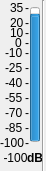
   <widget class="QWidget" name="widget" native="true">
    <property name="geometry">
     <rect>
      <x>20</x>
      <y>30</y>
      <width>46</width>
      <height>171</height>
     </rect>
    </property>
    <widget class="OIDProgressBar" name="progressBar1">
     <property name="geometry">
      <rect>
       <x>30</x>
       <y>7</y>
       <width>10</width>
       <height>135</height>
      </rect>
     </property>
     <property name="contextMenuPolicy">
      <enum>Qt::DefaultContextMenu</enum>
     </property>
     <property name="toolTip">
      <string>Local Input 1 Meter</string>
     </property>
     <property name="statusTip">
      <string/>
     </property>
     <property name="whatsThis">
      <string/>
     </property>
     <property name="autoFillBackground">
      <bool>false</bool>
     </property>
     <property name="minimum">
      <number>-100</number>
     </property>
     <property name="maximum">
      <number>35</number>
     </property>
     <property name="value">
      <number>24</number>
     </property>
     <property name="textVisible">
      <bool>true</bool>
     </property>
     <property name="orientation">
      <enum>Qt::Vertical</enum>
     </property>
     <property name="invertedAppearance">
      <bool>false</bool>
     </property>
     <property name="format">
      <string>%p%</string>
     </property>
    </widget>
    <widget class="QLabel" name="m0">
     <property name="geometry">
      <rect>
       <x>25</x>
       <y>0</y>
       <width>16</width>
       <height>16</height>
      </rect>
     </property>
     <property name="text">
      <string>-</string>
     </property>
    </widget>
    <widget class="QLabel" name="t35">
     <property name="geometry">
      <rect>
       <x>10</x>
       <y>0</y>
       <width>16</width>
       <height>16</height>
      </rect>
     </property>
     <property name="text">
      <string>35</string>
     </property>
    </widget>
    <widget class="QLabel" name="tn100">
     <property name="geometry">
      <rect>
       <x>0</x>
       <y>135</y>
       <width>31</width>
       <height>16</height>
      </rect>
     </property>
     <property name="text">
      <string>-100</string>
     </property>
    </widget>
    <widget class="QLabel" name="m15">
     <property name="geometry">
      <rect>
       <x>25</x>
       <y>15</y>
       <width>16</width>
       <height>16</height>
      </rect>
     </property>
     <property name="text">
      <string>-</string>
     </property>
    </widget>
    <widget class="QLabel" name="m25">
     <property name="geometry">
      <rect>
       <x>25</x>
       <y>25</y>
       <width>16</width>
       <height>16</height>
      </rect>
     </property>
     <property name="text">
      <string>-</string>
     </property>
    </widget>
    <widget class="QLabel" name="m90">
     <property name="geometry">
      <rect>
       <x>25</x>
       <y>90</y>
       <width>16</width>
       <height>16</height>
      </rect>
     </property>
     <property name="text">
      <string>-</string>
     </property>
    </widget>
    <widget class="QLabel" name="m105">
     <property name="geometry">
      <rect>
       <x>25</x>
       <y>105</y>
       <width>16</width>
       <height>16</height>
      </rect>
     </property>
     <property name="text">
      <string>-</string>
     </property>
    </widget>
    <widget class="QLabel" name="m120">
     <property name="geometry">
      <rect>
       <x>25</x>
       <y>120</y>
       <width>16</width>
       <height>16</height>
      </rect>
     </property>
     <property name="text">
      <string>-</string>
     </property>
    </widget>
    <widget class="QLabel" name="m135">
     <property name="geometry">
      <rect>
       <x>25</x>
       <y>135</y>
       <width>16</width>
       <height>16</height>
      </rect>
     </property>
     <property name="text">
      <string>-</string>
     </property>
    </widget>
    <widget class="QLabel" name="m45">
     <property name="geometry">
      <rect>
       <x>25</x>
       <y>45</y>
       <width>16</width>
       <height>16</height>
      </rect>
     </property>
     <property name="text">
      <string>-</string>
     </property>
    </widget>
    <widget class="QLabel" name="m60">
     <property name="geometry">
      <rect>
       <x>25</x>
       <y>60</y>
       <width>16</width>
       <height>16</height>
      </rect>
     </property>
     <property name="text">
      <string>-</string>
     </property>
    </widget>
    <widget class="QLabel" name="m75">
     <property name="geometry">
      <rect>
       <x>25</x>
       <y>75</y>
       <width>16</width>
       <height>16</height>
      </rect>
     </property>
     <property name="text">
      <string>-</string>
     </property>
    </widget>
    <widget class="QLabel" name="t20">
     <property name="geometry">
      <rect>
       <x>10</x>
       <y>15</y>
       <width>16</width>
       <height>16</height>
      </rect>
     </property>
     <property name="text">
      <string>20</string>
     </property>
    </widget>
    <widget class="QLabel" name="t5">
     <property name="geometry">
      <rect>
       <x>10</x>
       <y>25</y>
       <width>16</width>
       <height>16</height>
      </rect>
     </property>
     <property name="text">
      <string>10</string>
     </property>
    </widget>
    <widget class="QLabel" name="tn10">
     <property name="geometry">
      <rect>
       <x>5</x>
       <y>45</y>
       <width>21</width>
       <height>16</height>
      </rect>
     </property>
     <property name="text">
      <string>-10</string>
     </property>
    </widget>
    <widget class="QLabel" name="tn25">
     <property name="geometry">
      <rect>
       <x>5</x>
       <y>60</y>
       <width>21</width>
       <height>16</height>
      </rect>
     </property>
     <property name="text">
      <string>-25</string>
     </property>
    </widget>
    <widget class="QLabel" name="tn40">
     <property name="geometry">
      <rect>
       <x>5</x>
       <y>75</y>
       <width>21</width>
       <height>16</height>
      </rect>
     </property>
     <property name="text">
      <string>-40</string>
     </property>
    </widget>
    <widget class="QLabel" name="tn55">
     <property name="geometry">
      <rect>
       <x>5</x>
       <y>90</y>
       <width>21</width>
       <height>16</height>
      </rect>
     </property>
     <property name="text">
      <string>-55</string>
     </property>
    </widget>
    <widget class="QLabel" name="tn70">
     <property name="geometry">
      <rect>
       <x>5</x>
       <y>105</y>
       <width>21</width>
       <height>16</height>
      </rect>
     </property>
     <property name="text">
      <string>-70</string>
     </property>
    </widget>
    <widget class="QLabel" name="tn85">
     <property name="geometry">
      <rect>
       <x>5</x>
       <y>120</y>
       <width>21</width>
       <height>16</height>
      </rect>
     </property>
     <property name="text">
      <string>-85</string>
     </property>
    </widget>
    <widget class="QLabel" name="m35">
     <property name="geometry">
      <rect>
       <x>25</x>
       <y>35</y>
       <width>16</width>
       <height>16</height>
      </rect>
     </property>
     <property name="text">
      <string>-</string>
     </property>
    </widget>
    <widget class="QLabel" name="t0">
     <property name="geometry">
      <rect>
       <x>15</x>
       <y>35</y>
       <width>16</width>
       <height>16</height>
      </rect>
     </property>
     <property name="text">
      <string>0</string>
     </property>
    </widget>
    <widget class="QLabel" name="lp1">
     <property name="geometry">
      <rect>
       <x>0</x>
       <y>150</y>
       <width>31</width>
       <height>16</height>
      </rect>
     </property>
     <property name="autoFillBackground">
      <bool>false</bool>
     </property>
     <property name="frameShadow">
      <enum>QFrame::Plain</enum>
     </property>
     <property name="text">
      <string>-100</string>
     </property>
     <property name="alignment">
      <set>Qt::AlignCenter</set>
     </property>
    </widget>
    <widget class="QLabel" name="dB">
     <property name="geometry">
      <rect>
       <x>27</x>
       <y>150</y>
       <width>16</width>
       <height>16</height>
      </rect>
     </property>
     <property name="font">
      <font>
       <weight>75</weight>
       <bold>true</bold>
      </font>
     </property>
     <property name="text">
      <string>dB</string>
     </property>
    </widget>
    <widget class="Line" name="line">
     <property name="geometry">
      <rect>
       <x>35</x>
       <y>0</y>
       <width>16</width>
       <height>191</height>
      </rect>
     </property>
     <property name="orientation">
      <enum>Qt::Vertical</enum>
     </property>
    </widget>
    <zorder>m0</zorder>
    <zorder>t35</zorder>
    <zorder>tn100</zorder>
    <zorder>m15</zorder>
    <zorder>m25</zorder>
    <zorder>m90</zorder>
    <zorder>m105</zorder>
    <zorder>m120</zorder>
    <zorder>m135</zorder>
    <zorder>m45</zorder>
    <zorder>m60</zorder>
    <zorder>m75</zorder>
    <zorder>t20</zorder>
    <zorder>t5</zorder>
    <zorder>tn10</zorder>
    <zorder>tn25</zorder>
    <zorder>tn40</zorder>
    <zorder>tn55</zorder>
    <zorder>tn70</zorder>
    <zorder>tn85</zorder>
    <zorder>m35</zorder>
    <zorder>t0</zorder>
    <zorder>lp1</zorder>
    <zorder>dB</zorder>
    <zorder>line</zorder>
    <zorder>progressBar1</zorder>
   </widget>
